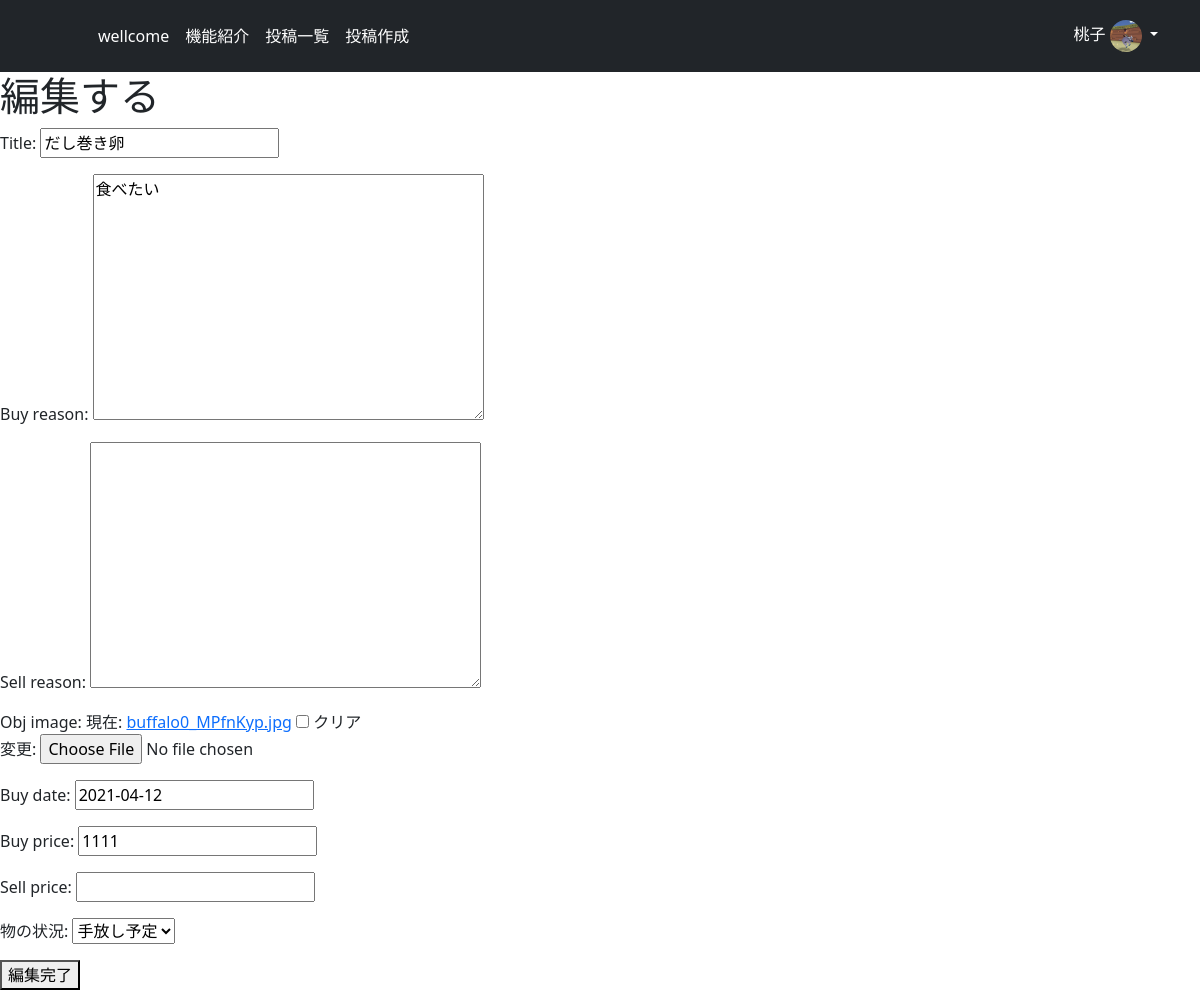
The page /update/3 (signed in) on the database its author committed.
### minimal/models.py (models this page shows, shortened)
class CustomUser(AbstractUser):
    image = models.ImageField(upload_to='', blank=True, null=True, verbose_name='プロフィール画像', default='default_user_icon.jpeg')

class MinimalModel(models.Model):
    title = models.CharField(max_length=100)
    author = models.ForeignKey(get_user_model(), on_delete=models.CASCADE)
    buy_reason = models.TextField()
    sell_reason = models.TextField(null=True, blank=True)
    status = models.ForeignKey(ThingStatus, verbose_name='物の状況', on_delete=models.PROTECT)
    obj_image = models.ImageField(upload_to='', blank=True, null=True, default='default_thing_icon.png')
    buy_date = models.DateField()
    buy_price = models.IntegerField()
    sell_price = models.IntegerField(null=True, blank=True)
    nice_throw = models.IntegerField(null=True, blank=True)

### minimal/views.py (the view)
# urls.py: path('update/<int:pk>', views.update, name='update'),
@login_required
def update(request, pk):
    if pk:
        object = get_object_or_404(MinimalModel, pk=pk)
    else:
        object = MinimalModel()
    if object.author.id == request.user.id:
        if request.method == 'POST':
            form = ThingUpdateForm(request.POST, request.FILES, instance=object)
            if form.is_valid():
                post = form.save(commit=False)
                post.author = request.user
                post.save()
                return redirect('list')
        else:
            form = ThingUpdateForm(instance=object)
        return render(request, 'update.html', {'form': form})
    else:
        message = '他のアカウントの投稿は編集できません。'
        return render(request, 'detail.html', {'message': message, 'object': object})

### minimal/forms.py
class ThingUpdateForm(forms.ModelForm):
    class Meta:
        model = MinimalModel
        fields = ('title', 'buy_reason', 'sell_reason' , 'obj_image', 'buy_date', 'buy_price', 'sell_price', 'status')

### minimal/models.py (called while the page is built)
    def __str__(self):
        return self.name

### templates/update.html (shortened to what this page needs)
{% extends 'base.html' %}
{% block content %}
  <h1>編集する</h1>
  <form method="post" enctype="multipart/form-data">
    {{ form.as_p }}
    <button type="submit">編集完了</button>
  </form>
{% endblock %}

### templates/base.html (shortened to what this page needs)
{% load static %}
<!doctype html>
<html lang="ja">
  <head>
    <link href="https://cdn.jsdelivr.net/npm/bootstrap@5.0.0-beta1/dist/css/bootstrap.min.css" rel="stylesheet">
    {% block customcss %}
    <link href="{% static 'header.css' %}" rel="stylesheet">
    {% endblock customcss %}
  </head>
  <body>
    <header class="p-3 bg-dark text-white">
      <div class="container">
        <div class="d-flex flex-wrap align-items-center justify-content-center justify-content-lg-start">
          <a href="/" class="d-flex align-items-center mb-2 mb-lg-0 text-white text-decoration-none">
          <svg class="bi me-2" width="40" height="32"><use xlink:href="#bootstrap"/></svg>
          </a>
          <ul class="nav col-12 col-lg-auto me-lg-auto mb-2 justify-content-center mb-md-0">
            <li><a href="{% url 'index' %}" class="nav-link px-2 text-white">wellcome</a></li>
            <li><a href="#" class="nav-link px-2 text-white">機能紹介</a></li>
            <li><a href="{% url 'list' %}" class="nav-link px-2 text-white">投稿一覧</a></li>
            {% if request.user.is_authenticated %}
            <li><a href="{% url 'create' %}" class="nav-link px-2 text-white">投稿作成</a></li>
            {% endif %}
          </ul>
      {% if request.user.is_authenticated %}
          <div class="dropdown text-end">
            <a href="#" class="d-block link-dark text-decoration-none dropdown-toggle" id="dropdownUser1" data-bs-toggle="dropdown" aria-expanded="false">
            {{ request.user }}
            <img src="{{ request.user.image.url }}" alt="mdo" width="32" height="32" class="rounded-circle">
            </a>
          </div>
      {% else %}
          <div class="text-end">
            <a href="{% url 'login' %}"><button type="button" class="btn btn-outline-light me-2">Login</button></a>
            <a href="{% url 'signup' %}"><button type="button" class="btn btn-warning">Sign-up</button></a>
          </div>
      {% endif %}
        </div>
      </div>
    </header>
    {% block content %}
    {% endblock content %}
</body>

### minimal/static/header.css (style rules this page uses)
.bi { vertical-align: -.125em; fill: currentColor; }
.dropdown-toggle { outline: 0; color: white; }

### rows shown on the page
CustomUser: user "桃子", user.image (picture)
MinimalModel: title "だし巻き卵", buy_reason "食べたい", buy_date "2021-04-12", buy_price "1111", status "手放し予定"
